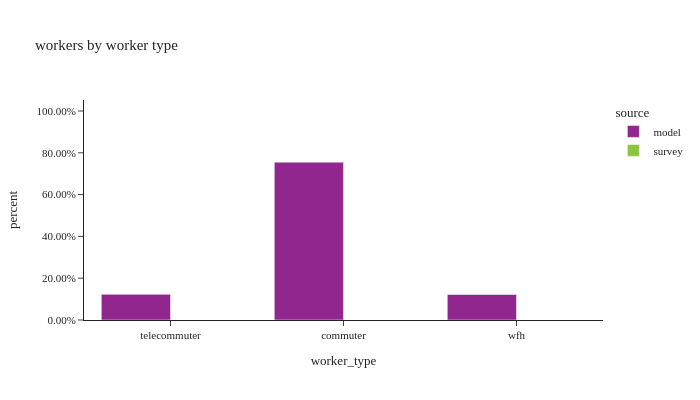

Notebook code cell kept with this figure:
### Markdown cell above
## worker counts

### Code cell
def summarize_counts(df: pl.DataFrame, dims: list[str], measure: str = 'pdexpfac') -> pl.DataFrame:
    out = (
        df.group_by(dims)
        .agg([
            pl.col(measure).sum().alias('total count'),
            pl.col(measure).count().alias('sample count')
        ])
    )
    group_dims = [d for d in dims if d != 'worker_type' and d != 'pwtyp' and d != 'wktours']
    if len(group_dims) == 0:
        group_dims = ['source']
    return out.with_columns((pl.col('total count') / pl.col('total count').sum().over(group_dims)).alias('percent'))

# worker counts by worker type
df_worker_count = summarize_counts(workers, ['source', 'worker_type'])

fig = px.bar(df_worker_count.sort(['source']).to_pandas(), x="worker_type", y="percent",
             color="source", barmode="group", hover_data=['sample count', 'total count'],
             title="workers by worker type")
fig.update_layout(height=400, width=700, font=dict(size=11),
                  yaxis_tickformat='.2%')
fig.show()

### Figure 1 — Plotly figure (JSON) as saved in the notebook; plotly's stock layout.template omitted (floating-point values rounded to 4 significant figures)
{"data": [{"alignmentgroup": "True", "customdata": [[280100.0, 280100.0], [1723000.0, 1723000.0], [278200.0, 278200.0]], "hovertemplate": "source=model<br>worker_type=%{x}<br>percent=%{y}<br>sample count=%{customdata[0]}<br>total count=%{customdata[1]}<extra></extra>", "legendgroup": "model", "marker": {"color": "#91268F", "pattern": {"shape": ""}}, "name": "model", "offsetgroup": "model", "orientation": "v", "showlegend": true, "textposition": "auto", "type": "bar", "x": ["telecommuter", "commuter", "wfh"], "xaxis": "x", "y": [0.1228, 0.7552, 0.122], "yaxis": "y"}, {"alignmentgroup": "True", "customdata": [[3567.0, 1897000.0]], "hovertemplate": "source=survey<br>worker_type=%{x}<br>percent=%{y}<br>sample count=%{customdata[0]}<br>total count=%{customdata[1]}<extra></extra>", "legendgroup": "survey", "marker": {"color": "#8CC63E", "pattern": {"shape": ""}}, "name": "survey", "offsetgroup": "survey", "orientation": "v", "showlegend": true, "textposition": "auto", "type": "bar", "x": [null], "xaxis": "x", "y": [1.0], "yaxis": "y"}], "layout": {"barmode": "group", "font": {"size": 11}, "height": 400, "legend": {"title": {"text": "source"}, "tracegroupgap": 0}, "title": {"text": "workers by worker type"}, "width": 700, "xaxis": {"anchor": "y", "domain": [0.0, 1.0], "title": {"text": "worker_type"}}, "yaxis": {"anchor": "x", "domain": [0.0, 1.0], "tickformat": ".2%", "title": {"text": "percent"}}}}
